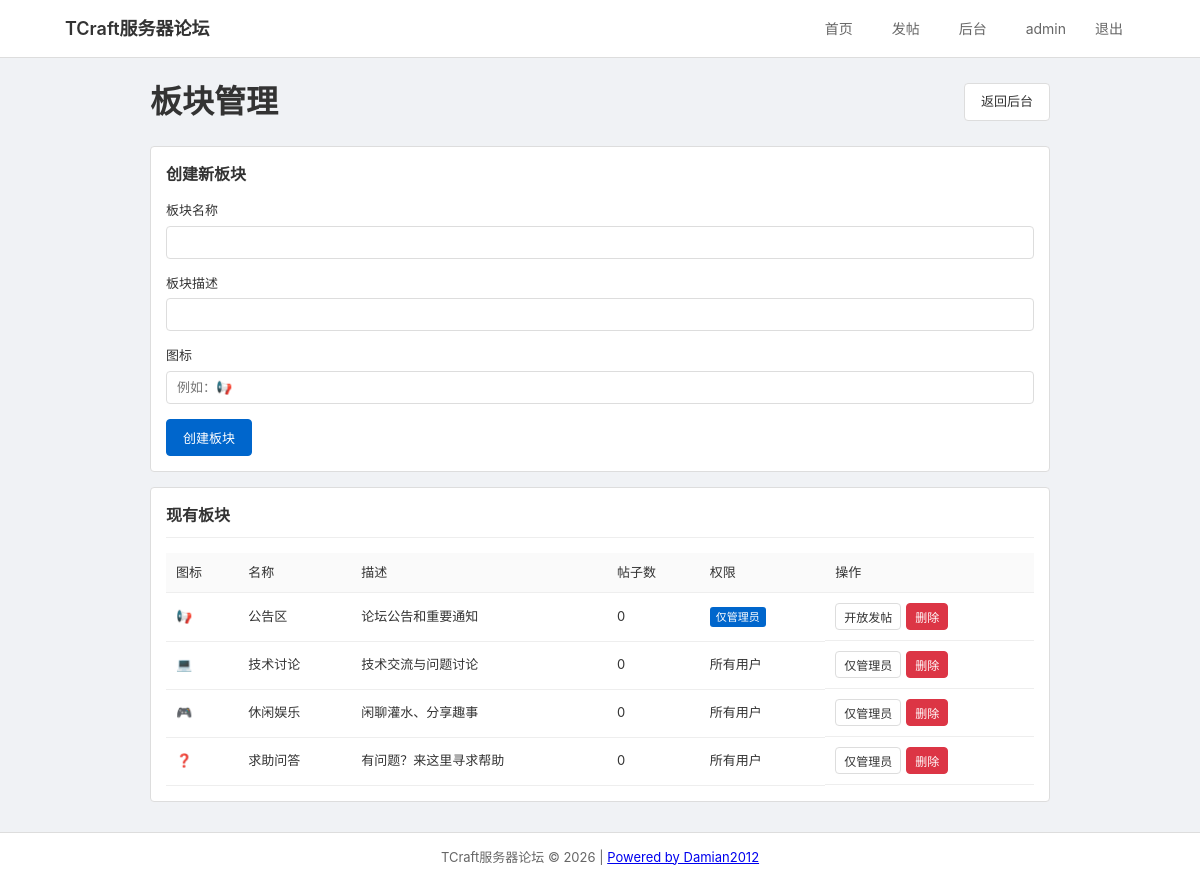
Screenshot of /forum/admin/category (signed in) with the database file from the repository.
### app/models.py (models this page shows, shortened)
class SiteConfig(db.Model):
    id = db.Column(db.Integer, primary_key=True)
    site_name = db.Column(db.String(100), default='TCraft服务器论坛')
    created_at = db.Column(db.DateTime, default=datetime.utcnow)
    updated_at = db.Column(db.DateTime, default=datetime.utcnow)
    @staticmethod
    def get_config():
        config = SiteConfig.query.first()
        if not config:
            config = SiteConfig()
            db.session.add(config)
            db.session.commit()
        return config

class User(UserMixin, db.Model):
    id = db.Column(db.Integer, primary_key=True)
    username = db.Column(db.String(64), index=True, unique=True)
    email = db.Column(db.String(120), index=True, unique=True)
    password_hash = db.Column(db.String(128))
    avatar = db.Column(db.String(200), default='default_avatar.svg')
    signature = db.Column(db.String(200))
    is_admin = db.Column(db.Boolean, default=False)
    is_banned = db.Column(db.Boolean, default=False)
    created_at = db.Column(db.DateTime, default=datetime.utcnow)
    posts = db.relationship('Post', backref='author', lazy='dynamic')
    comments = db.relationship('Comment', backref='author', lazy='dynamic')

class Category(db.Model):
    id = db.Column(db.Integer, primary_key=True)
    name = db.Column(db.String(64), unique=True)
    description = db.Column(db.String(200))
    icon = db.Column(db.String(50))
    order = db.Column(db.Integer, default=0)
    admin_only = db.Column(db.Boolean, default=False)
    posts = db.relationship('Post', backref='category', lazy='dynamic')
    created_at = db.Column(db.DateTime, default=datetime.utcnow)
    def post_count(self):
        return self.posts.count()

### app/routes/forum.py (the view)
@forum.route('/admin/category', methods=['GET', 'POST'])
@login_required
def admin_category():
    if not current_user.is_admin:
        abort(403)
    form = CategoryForm()
    if form.validate_on_submit():
        category = Category(name=form.name.data, description=form.description.data, icon=form.icon.data)
        db.session.add(category)
        db.session.commit()
        flash('板块创建成功', 'success')
        return redirect(url_for('forum.admin_category'))
    categories = Category.query.order_by(Category.order).all()
    return render_template('forum/admin_category.html', form=form, categories=categories)

### app/forms.py
class CategoryForm(FlaskForm):
    name = StringField('板块名称', validators=[DataRequired(message='请输入板块名称'), Length(max=64)])
    description = StringField('板块描述', validators=[Length(max=200)])
    icon = StringField('图标', validators=[Length(max=50)])
    submit = SubmitField('创建板块')

### app/templates/forum/admin_category.html (shortened to what this page needs)
{% extends "base.html" %}
{% block content %}
<div class="admin-container">
    <div style="display: flex; justify-content: space-between; align-items: center; margin-bottom: 20px;">
        <h1>板块管理</h1>
        <a href="{{ url_for('forum.admin') }}" class="btn">返回后台</a>
    </div>
    <div class="admin-form">
        <h2>创建新板块</h2>
        <form method="POST" action="">
            <div class="form-group">
                {{ form.name.label }}
                {{ form.name(class="form-control") }}
            </div>
            <div class="form-group">
                {{ form.description.label }}
                {{ form.description(class="form-control") }}
            </div>
            <div class="form-group">
                {{ form.icon.label }}
                {{ form.icon(class="form-control", placeholder="例如：📢") }}
            </div>
            {{ form.submit(class="btn btn-primary") }}
        </form>
    </div>
    <div class="admin-section">
        <h2>现有板块</h2>
        <table class="admin-table">
            <thead>
                <tr>
                    <th>图标</th>
                    <th>名称</th>
                    <th>描述</th>
                    <th>帖子数</th>
                    <th>权限</th>
                    <th>操作</th>
                </tr>
            </thead>
            <tbody>
                {% for category in categories %}
                <tr>
                    <td>{{ category.icon or '📁' }}</td>
                    <td>{{ category.name }}</td>
                    <td>{{ category.description or '-' }}</td>
                    <td>{{ category.post_count() }}</td>
                    <td>
                        {% if category.admin_only %}
                        <span class="badge badge-admin">仅管理员</span>
                        {% else %}
                        <span>所有用户</span>
                        {% endif %}
                    </td>
                    <td class="admin-actions">
                        <form class="delete-form" action="{{ url_for('forum.toggle_category_admin', id=category.id) }}" method="POST">
                            <button type="submit" class="btn btn-sm">{{ '开放发帖' if category.admin_only else '仅管理员' }}</button>
                        </form>
                        <form class="delete-form" action="{{ url_for('forum.delete_category', id=category.id) }}" method="POST" onsubmit="return confirm('确定要删除该板块吗？');">
                            <button type="submit" class="btn btn-sm btn-danger">删除</button>
                        </form>
                    </td>
                </tr>
                {% endfor %}
            </tbody>
        </table>
    </div>
</div>
{% endblock %}

### app/templates/base.html (shortened to what this page needs)
<!DOCTYPE html>
<html lang="zh-CN">
<head>
    <link rel="stylesheet" href="{{ url_for('static', filename='css/style.css') }}">
</head>
<body>
    <nav class="navbar">
        <div class="nav-container">
            <a href="{{ url_for('main.index') }}" class="nav-brand">{{ site_name }}</a>
            <div class="nav-menu">
                <a href="{{ url_for('main.index') }}" class="nav-link">首页</a>
                {% if current_user.is_authenticated %}
                    {% if current_user.is_banned %}
                    <span class="nav-link banned-tag">已封禁</span>
                    {% else %}
                    <a href="{{ url_for('forum.create_post') }}" class="nav-link">发帖</a>
                    {% endif %}
                    {% if current_user.is_admin %}
                    <a href="{{ url_for('forum.admin') }}" class="nav-link">后台</a>
                    {% endif %}
                    <div class="nav-user">
                        <a href="{{ url_for('auth.profile', username=current_user.username) }}" class="nav-link">{{ current_user.username }}</a>
                        <a href="{{ url_for('auth.logout') }}" class="nav-link">退出</a>
                    </div>
                {% else %}
                    <a href="{{ url_for('auth.login') }}" class="nav-link">登录</a>
                    <a href="{{ url_for('auth.register') }}" class="nav-link">注册</a>
                {% endif %}
            </div>
        </div>
    </nav>
    <div class="container">
        {% block content %}{% endblock %}
    </div>
    <footer class="footer">
        <div class="container">
            <p>{{ site_name }} &copy; {{ current_year }} | <a href="https://github.com/Damianjiang/luntan" target="_blank">Powered by Damian2012</a></p>
        </div>
    </footer>
</body>
</html>

### app/static/css/style.css (style rules this page uses)
* { margin: 0; padding: 0; box-sizing: border-box; }
body { font-family: -apple-system, BlinkMacSystemFont, 'Segoe UI', Roboto, sans-serif; background: #f0f2f5; color: #333; line-height: 1.5; }
.container { max-width: 1100px; margin: 0 auto; padding: 0 15px; }
.navbar { background: #fff; border-bottom: 1px solid #ddd; padding: 12px 0; }
.nav-container { max-width: 1100px; margin: 0 auto; padding: 0 15px; display: flex; justify-content: space-between; align-items: center; }
.nav-brand { font-size: 18px; font-weight: 600; color: #333; text-decoration: none; }
.nav-menu { display: flex; align-items: center; gap: 15px; }
.nav-link { color: #666; text-decoration: none; padding: 6px 12px; font-size: 14px; }
.nav-user { display: flex; align-items: center; gap: 5px; }
.badge { display: inline-block; padding: 2px 6px; border-radius: 3px; font-size: 11px; margin-right: 4px; }
.badge-admin { background: #0066cc; color: white; }
.btn { display: inline-block; padding: 8px 16px; border: 1px solid #ddd; border-radius: 4px; cursor: pointer; text-decoration: none; font-size: 13px; background: #fff; color: #333; }
.btn-primary { background: #0066cc; color: white; border-color: #0066cc; }
.btn-danger { background: #dc3545; color: white; border-color: #dc3545; }
.btn-sm { padding: 4px 8px; font-size: 12px; }
.form-group { margin-bottom: 15px; }
.form-group label { display: block; margin-bottom: 5px; font-size: 13px; }
.form-control { width: 100%; padding: 8px 10px; border: 1px solid #ddd; border-radius: 4px; font-size: 13px; }
.admin-container { max-width: 900px; margin: 20px auto; }
.admin-section { background: #fff; padding: 15px; border-radius: 4px; margin-bottom: 15px; border: 1px solid #ddd; }
.admin-section h2 { font-size: 16px; margin-bottom: 15px; padding-bottom: 10px; border-bottom: 1px solid #eee; }
.admin-form { background: #fff; padding: 15px; border-radius: 4px; margin-bottom: 15px; border: 1px solid #ddd; }
.admin-form h2 { font-size: 16px; margin-bottom: 15px; }
.admin-table { width: 100%; border-collapse: collapse; }
.admin-table th, .admin-table td { padding: 10px; text-align: left; border-bottom: 1px solid #eee; font-size: 13px; }
.admin-table th { background: #fafafa; font-weight: 500; }
.admin-actions { display: flex; gap: 5px; }
.footer { background: #fff; border-top: 1px solid #ddd; text-align: center; padding: 15px; margin-top: 30px; font-size: 13px; color: #666; }
.delete-form { display: inline; }

### rows the page displays
SiteConfig: site_name "TCraft服务器论坛"
User: username "admin"
Category: icon "📢", name "公告区", description "论坛公告和重要通知", post_count "0", shows "仅管理员", admin_only "开放发帖"
Category: icon "💻", name "技术讨论", description "技术交流与问题讨论", post_count "0", shows "所有用户", admin_only "仅管理员"
Category: icon "🎮", name "休闲娱乐", description "闲聊灌水、分享趣事", post_count "0", shows "所有用户", admin_only "仅管理员"
Category: icon "❓", name "求助问答", description "有问题？来这里寻求帮助", post_count "0", shows "所有用户", admin_only "仅管理员"
